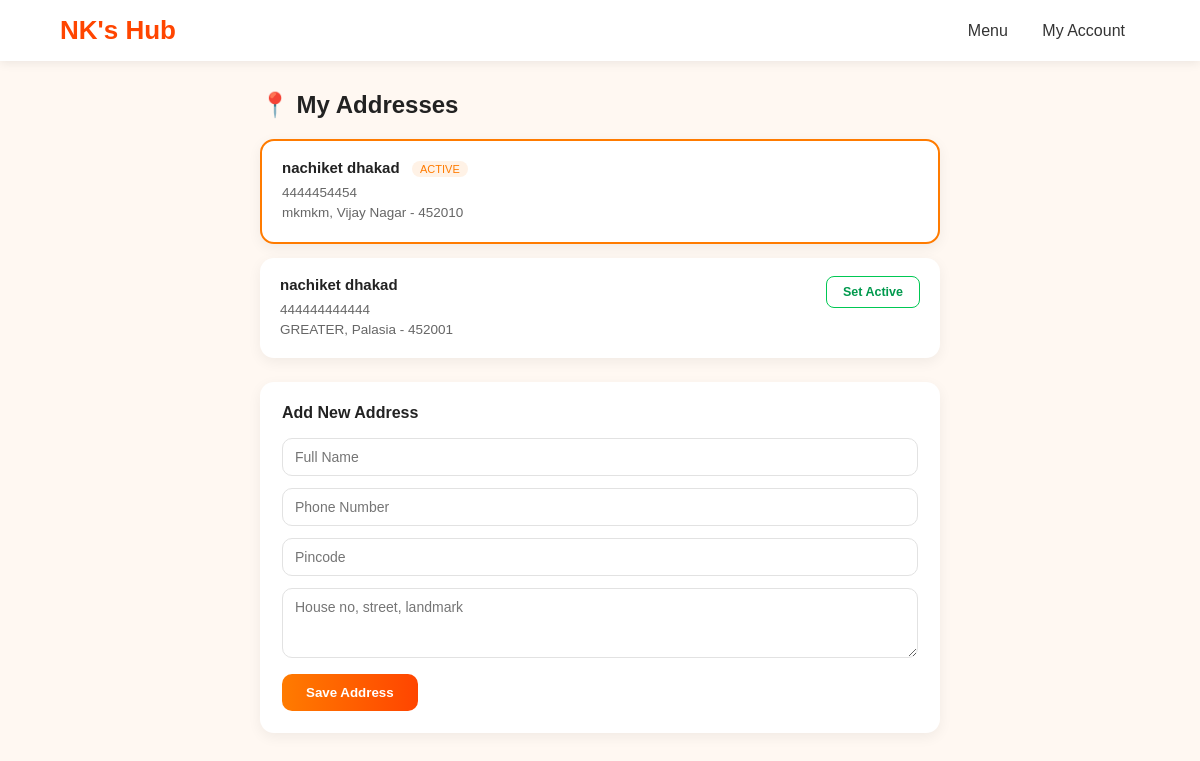
/addresses/ (signed in), run on the app's committed database.
### food/models.py (models this page shows, shortened)
class Address(models.Model):
    user = models.ForeignKey(User, on_delete=models.CASCADE, related_name='addresses')
    full_name = models.CharField(max_length=100)
    phone_number = models.CharField(max_length=15)
    pincode = models.CharField(max_length=6)
    area_name = models.CharField(max_length=100, blank=True)  # pincode se auto-fill hota hai
    address_line = models.TextField(help_text="House no, street, landmark")
    latitude = models.FloatField(null=True, blank=True)
    longitude = models.FloatField(null=True, blank=True)
    is_active = models.BooleanField(default=False)  # sirf ek hi active rahega
    created_at = models.DateTimeField(auto_now_add=True)

### food/views.py (the view)
# urls.py: path('addresses/', views.addresses_view, name='addresses'),
@login_required
def addresses_view(request):
    addresses = Address.objects.filter(user=request.user).order_by('-created_at')
    return render(request, 'food/addresses.html', {'addresses': addresses})

### food/templates/food/addresses.html (shortened to what this page needs)
{% load static %}
<!DOCTYPE html>
<html lang="en">
<head>
</head>
<body>
  <header class="navbar">
    <a href="/" class="logo">NK's Hub</a>
    <nav>
      <a href="/menu/">Menu</a>
      <a href="{% url 'my_account' %}">My Account</a>
    </nav>
  </header>
  <div class="wrap">
    <h2>📍 My Addresses</h2>
    <div id="addrList">
      {% for addr in addresses %}
        <div class="addr-card {% if addr.is_active %}active{% endif %}" id="addr-{{ addr.id }}">
          <div class="addr-info">
            <strong>{{ addr.full_name }}</strong>
            {% if addr.is_active %}<span class="tag">ACTIVE</span>{% endif %}
            <p>{{ addr.phone_number }}<br>{{ addr.address_line }}, {{ addr.area_name }} - {{ addr.pincode }}</p>
          </div>
          {% if not addr.is_active %}
            <button class="set-active-btn" onclick="setActive({{ addr.id }})">Set Active</button>
          {% endif %}
        </div>
      {% empty %}
        <div class="empty-addr">Koi saved address nahi hai.</div>
      {% endfor %}
    </div>
    <div class="add-addr-box">
      <h3>Add New Address</h3>
      <form id="addAddrForm">
        <input type="text" name="full_name" placeholder="Full Name" required>
        <input type="text" name="phone_number" placeholder="Phone Number" required>
        <input type="text" name="pincode" placeholder="Pincode" required>
        <textarea name="address_line" rows="3" placeholder="House no, street, landmark" required></textarea>
        <button type="submit" class="save-addr-btn">Save Address</button>
      </form>
    </div>
  </div>
</body>
</html>

### food/templates/food/addresses.html (style rules this page uses)
* { box-sizing: border-box; }
body { margin: 0; font-family: 'Poppins', sans-serif; background: #fff8f2; color: #222; }
header.navbar { display: flex; justify-content: space-between; align-items: center; background: #fff; padding: 15px 60px; box-shadow: 0 2px 10px rgba(0,0,0,0.08); }
header.navbar .logo { font-size: 26px; font-weight: bold; color: #ff4500; text-decoration: none; }
header.navbar nav a { color: #333; text-decoration: none; margin: 0 15px; font-weight: 500; }
.wrap { max-width: 720px; margin: 30px auto 60px; padding: 0 20px; }
.wrap h2 { font-size: 24px; margin-bottom: 20px; }
.addr-card { background: #fff; border-radius: 14px; padding: 18px 20px; margin-bottom: 14px; box-shadow: 0 4px 14px rgba(0,0,0,0.06); display: flex; justify-content: space-between; align-items: flex-start; gap: 12px; }
.addr-card.active { border: 2px solid #ff7b00; }
.addr-info strong { font-size: 15px; }
.addr-info .tag { font-size: 11px; background: #fff2e6; color: #ff7b00; padding: 2px 8px; border-radius: 10px; margin-left: 8px; }
.addr-info p { margin: 6px 0 0; font-size: 13.5px; color: #666; line-height: 1.5; }
.set-active-btn { border: 1.5px solid #00c853; background: #fff; color: #00994d; padding: 8px 16px; border-radius: 8px; font-weight: 700; font-size: 12.5px; cursor: pointer; white-space: nowrap; }
.add-addr-box { background: #fff; border-radius: 14px; padding: 22px; margin-top: 24px; box-shadow: 0 4px 14px rgba(0,0,0,0.06); }
.add-addr-box h3 { margin: 0 0 16px; font-size: 16px; }
.add-addr-box input, .add-addr-box textarea { width: 100%; border: 1.5px solid #e2e2e2; border-radius: 10px; padding: 10px 12px; font-size: 14px; margin-bottom: 12px; font-family: inherit; }
.save-addr-btn { background: linear-gradient(90deg, #ff7b00, #ff4500); color: #fff; border: none; padding: 11px 24px; border-radius: 10px; font-weight: 700; cursor: pointer; }

### data on the page
Address: full_name "nachiket dhakad", is_active "ACTIVE", phone_number "4444454454", address_line "mkmkm", area_name "Vijay Nagar", pincode "452010"
Address: full_name "nachiket dhakad", phone_number "444444444444", address_line "GREATER", area_name "Palasia", pincode "452001"
